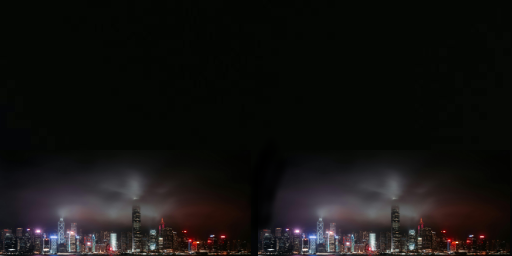
#> input picture nitrofiles/video/nightSky/HKNight.png, 512 x 256 px
$ python img2dualS.py ../../nitrofiles/video/nightSky/HKNight.png
#> lines starting #> are read from the running program, lines starting #| are printed output that depends on the picture
#Copyright (c) 2026 Jung, Yoomin. All rights reserved.
#!/usr/bin/env python3
import sys
from PIL import Image

TARGET_W = 256
TARGET_H = 384
VISIBLE_H = 192
CANVAS_SIZE = 256
MAGENTA = (255, 0, 255)

def resize_and_split(image_path):
    img = Image.open(image_path).convert("RGB")
    w, h = img.size
#> w = 512; h = 256

    # ----- Step 1: Resize (cover) -----
    scale = max(TARGET_W / w, TARGET_H / h)
#> scale = 1.5
    new_w = int(w * scale)
#> new_w = 768
    new_h = int(h * scale)
#> new_h = 384
    resized = img.resize((new_w, new_h), Image.BICUBIC)

    # ----- Step 2: Center crop to 256x384 -----
    left = (new_w - TARGET_W) // 2
#> left = 256
    top = (new_h - TARGET_H) // 2
#> top = 0
    cropped = resized.crop((left, top, left + TARGET_W, top + TARGET_H))
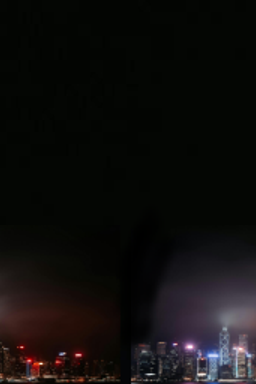
#> cropped: PIL image 256x384 RGB; mean R, G, B 16.2, 14.4, 13.6

    # ----- Step 3: Split -----
    top_img = cropped.crop((0, 0, TARGET_W, VISIBLE_H))
    bottom_img = cropped.crop((0, VISIBLE_H, TARGET_W, TARGET_H))
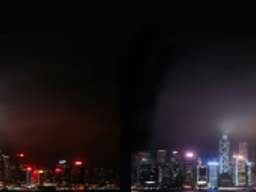
#> bottom_img: PIL image 256x192 RGB; mean R, G, B 28.8, 23.2, 24.5

    # ----- Step 4: Create 256x256 canvases -----
    top_canvas = Image.new("RGB", (CANVAS_SIZE, CANVAS_SIZE), MAGENTA)
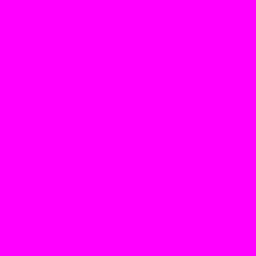
#> top_canvas: PIL image 256x256 RGB; mean R, G, B 255, 0, 255
    bottom_canvas = Image.new("RGB", (CANVAS_SIZE, CANVAS_SIZE), MAGENTA)

    top_canvas.paste(top_img, (0, 0))
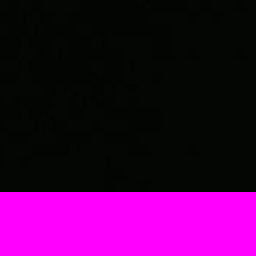
#> top_canvas: PIL image 256x256 RGB; mean R, G, B 66.5, 4.2, 65.7
    bottom_canvas.paste(bottom_img, (0, 0))
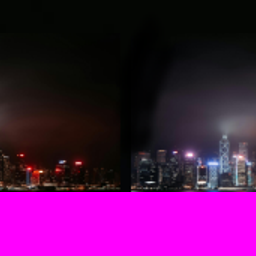
#> bottom_canvas: PIL image 256x256 RGB; mean R, G, B 85.3, 17.4, 82.1

    # ----- Step 5: Save -----
    top_canvas.save("nds_top.png")
    bottom_canvas.save("nds_bottom.png")

    print("Saved:")
    print(" - nds_top.png (256x256, bottom padded)")
    print(" - nds_bottom.png (256x256, bottom padded)")

def main():
    if len(sys.argv) != 2:
        print("Usage: python nds_bg_split.py <image.png|image.jpg>")
        sys.exit(1)

    resize_and_split(sys.argv[1])

if __name__ == "__main__":
    main()
